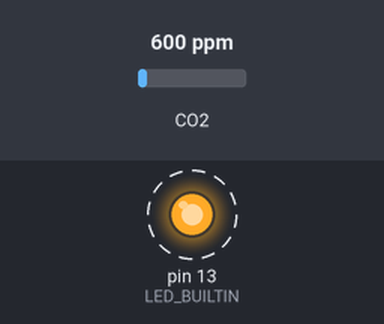
Bench run of a sketch on a simulated Arduino Uno, built with avr-gcc and run on an emulated ATmega328P. On the bench: output pins drawn as LEDs (lit = HIGH). Dashed ring = blinking. The test bench sets the inputs (shaded band); at power-on: CO2 600 ppm. No radio packets arrive unless stated; what the sketch prints to the serial monitor is not drawn.

Above: at 0.19 s.
Timing chart, 0 to 3.0 s (numbered marks = the images above):
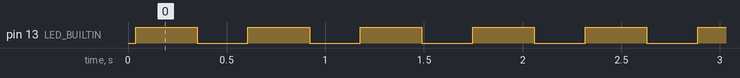

The sketch:

LoRa_Transmitter_Code.ino
```cpp
#include <MQ135.h>
#include <SPI.h>
#include <LoRa.h>
#include <Wire.h>

//Parameter from the library
#define PARA 116.6020682
#define PARB 2.769034857

//Smoothing Variables
const int numReadings = 30;
float mqread[numReadings];
float mqavg = 0;
float mqtotal = 0;
int mqindex = 0;
int totalindex = 0;

//LoRa Pin Setup
#define ss 15
#define rst 16
#define dio0 4

//Variables
int counter = 0;
int del = 500;

void setup()
{
  Serial.begin(115200);
  pinMode(LED_BUILTIN, OUTPUT);

  while (!Serial);
  Serial.println("LoRa Sender");
  LoRa.setPins(ss, rst, dio0);
    if (!LoRa.begin(433E6)) {
    Serial.println("Starting LoRa failed!");
    delay(100);
    while (1);
  }
  for (int i = 0; i < numReadings; i++) {
      mqread[i] = 0;
  }
  delay(10);
}

void loop()
{
  //Smoothing Algorithm
  MQ135 gasSensor = MQ135(A0);
  mqtotal = mqtotal - mqread[mqindex];
  mqread[mqindex] = gasSensor.getRZero();
  mqtotal = mqtotal + mqread[mqindex];
  mqindex = mqindex + 1;

  if (mqindex >= numReadings) {
    mqindex = 0;
  }

  mqavg = mqtotal / numReadings;

  float air_quality = gasSensor.getPPM();
  float RZero = gasSensor.getRZero();
  float Res = gasSensor.getResistance();
  float NewPPM;
  if (totalindex <= numReadings) {
    NewPPM = PARA * pow((Res/RZero), -PARB);
  } else{
    NewPPM = PARA * pow((Res/mqavg), -PARB);
  }

  totalindex = totalindex + 1;

  Serial.print("AQI (Smoothed): ");
  Serial.print(NewPPM);
  Serial.println("  PPM");
  Serial.print("AQI (Calibrated): ");
  Serial.print(air_quality);
  Serial.println("  PPM");
  Serial.print("RZero (Smoothed): ");
  Serial.println(mqavg);
  Serial.print("RZero: ");
  Serial.println(RZero);
  Serial.print("Res: ");
  Serial.println(Res);
  Serial.println();

  Serial.print("Sending packet: ");
  Serial.println(counter);

  digitalWrite(LED_BUILTIN, HIGH);

  // send packet
  LoRa.beginPacket();
  LoRa.print(F("Pkt No:"));
  LoRa.print(counter);
  LoRa.print(",");

  LoRa.print(NewPPM);
  LoRa.print(",");
  LoRa.print(air_quality);
  LoRa.print(",");
  LoRa.print(mqavg);
  LoRa.print(",");
  LoRa.print(RZero);
  LoRa.print(",");
  LoRa.print(Res);
  LoRa.endPacket();

  counter++;

  delay(del/2);
  digitalWrite(LED_BUILTIN, LOW);
  delay(del/2);
}
```

Measured:
- by itself, pin 13 (LED_BUILTIN): alternates HIGH for 0.31 s and LOW for 0.26 s
